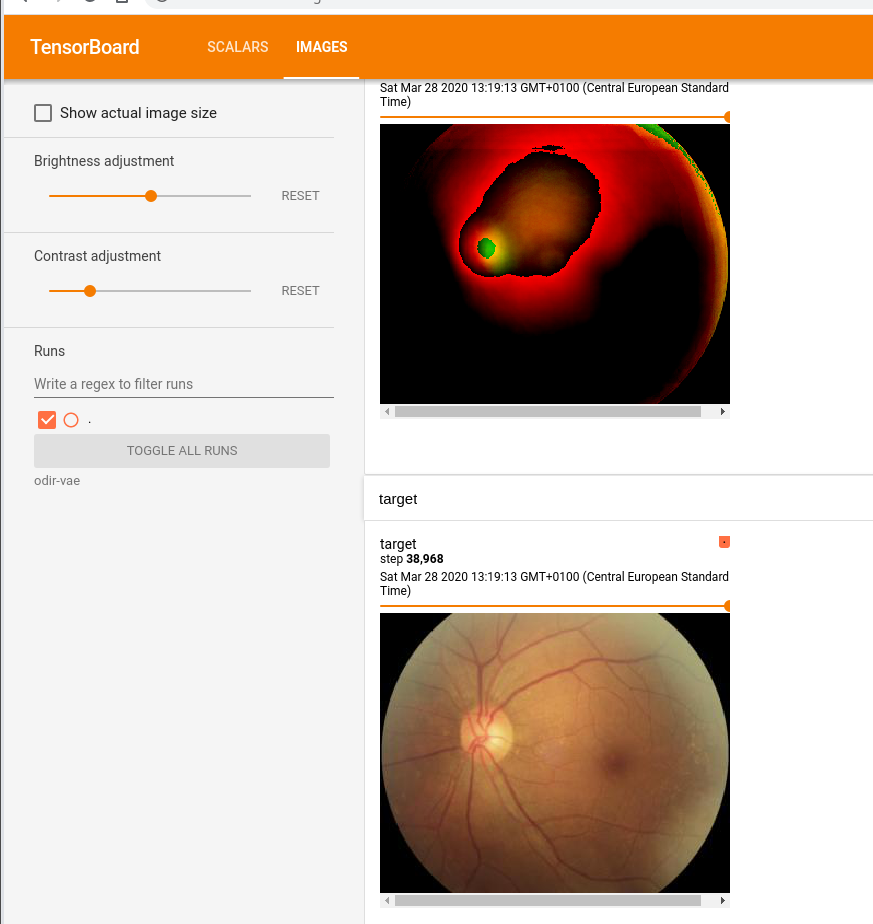
#> input picture images_and_presentation_material/2020-03-28_13-37-35_.png, 873 x 924 px, given in place of out2020-03-25_12-35-51_.png, which was not available
$ python preprocess_test_images.py ../images_and_presentation_material out
#> lines starting #> are read from the running program, lines starting #| are printed output that depends on the picture
from tqdm import tqdm
import os
from skimage import io, img_as_ubyte
from skimage.transform import resize
import argparse

# Ignore warnings
import warnings
warnings.filterwarnings("ignore")


if __name__ == '__main__':
    parser = argparse.ArgumentParser(
        description="""Resize Test-Images""")
    parser.add_argument('imdir', type=str, default=None, metavar='image_dir',
                        help="""The path to the directory which contains the image folder. """)
    parser.add_argument('outdir', type=str, default=None, metavar='image_dir',
                        help="""The path to the directory which should contain processed augmented images.""")
    parser.add_argument('-r', '--resize', type=int, default=[192, 188], nargs=2,
                        help="""Enter wished Size. Example use: -r 192 188""")
    parser.add_argument('-gr', '--grayscale', type=int, default=0,
                        help="""Grayscale the images. If wished enter an integer (except zero).""")
    args = parser.parse_args()

    dir = args.imdir
    outdir = args.outdir

    os.makedirs(outdir, exist_ok=True)

    print("Start resizing...")
    for f in tqdm(os.listdir(dir)):
        fname = f.replace(".jpg", "")
        image = io.imread(outdir + f)
#> image is the input picture: shape (924, 873, 3); mean R, G, B 207.9, 188.6, 175.2

        # Resize image
        image = resize(image, output_shape=(args.resize[0], args.resize[1]))
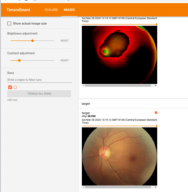
#> image: shape (192, 188, 3) float64; mean R, G, B 0.816, 0.74, 0.687

        # save image under processed data
        io.imsave(outdir + f, img_as_ubyte(image))
#> pass 2 of the loop `for f in tqdm(os.listdir(dir)):`:
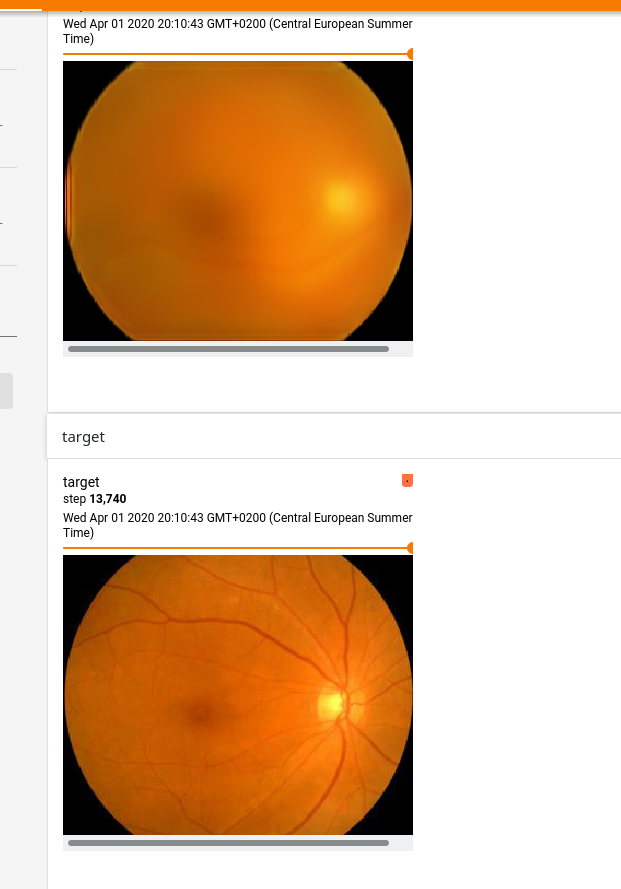
#> input picture images_and_presentation_material/2020-04-01_20-39-24_.png, 621 x 889 px, given in place of out2020-03-25_12-45-23_.png, which was not available
#> image is the input picture: shape (889, 621, 3); mean R, G, B 223.2, 189.9, 159.1
#> `image = resize(image, output_shape=(args.resize[0], args.resize[1]))`:
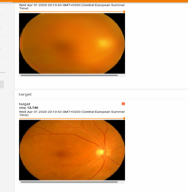
#> image: shape (192, 188, 3) float64; mean R, G, B 0.875, 0.745, 0.624
#> (the run stopped early here; a loop or call above may not have finished)
